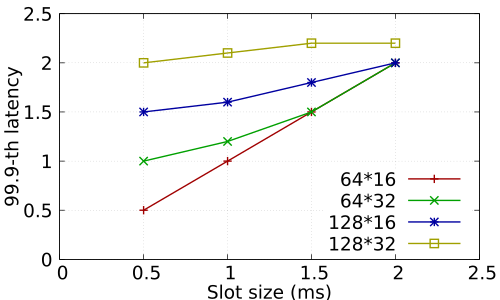

Here is the gnuplot script that generated this plot:
set terminal pdfcairo
set output 'fig_999_latency_slot_size.pdf'
set style line 1 \
	linecolor rgb '#a00000' \
	linetype 1 linewidth 2
set style line 2 \
	linecolor rgb '#00a000' \
	linetype 2 linewidth 2
set style line 3 \
	linecolor rgb '#0000a0' \
	linetype 3 linewidth 2
set style line 4 \
	linecolor rgb '#a0a000' \
	linetype 4 linewidth 2
set style line 5 \
	linecolor rgb '#a000a0' \
	linetype 5 linewidth 2
set style line 6 \
	linecolor rgb '#00a0a0' \
	linetype 6 linewidth 2
set xr [0:2.5]
set yr [0:2.5]
set xtics font ', 20'
set ytics font ', 20'
set xlabel 'Slot size (ms)' font 'Times-Roman,20'
set ylabel '99.9-th latency' font 'Times-Roman,20'
set key bottom right font 'Times-Roman,20'
set grid xtics ytics mxtics mytics
set mxtics 1
set mytics 1
plot 'fig_999_latency_slot_size.txt' using ($1/1.):($2/1.) title '64*16' with linespoints linestyle 1, \
    'fig_999_latency_slot_size.txt' using ($1/1.):($3/1.) title '64*32' with linespoints linestyle 2, \
	'fig_999_latency_slot_size.txt' using ($1/1.):($4/1.) title '128*16' with linespoints linestyle 3, \
	'fig_999_latency_slot_size.txt' using ($1/1.):($5/1.) title '128*32' with linespoints linestyle 4
